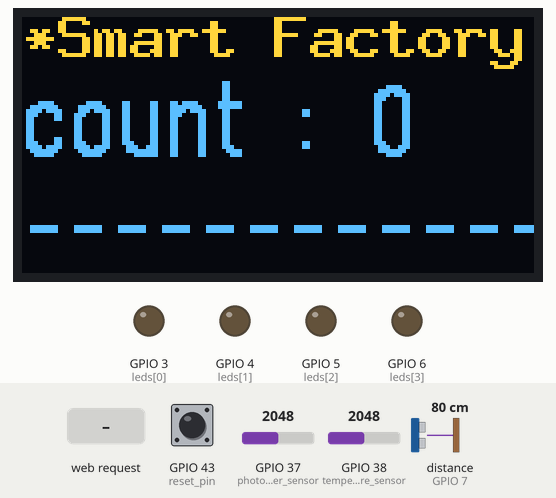
This sketch was run on a simulated ESP32. Parts: 128×64 one-colour display, output pins drawn as LEDs (lit = HIGH). Wiring (inferred from the names in the program): ultrasonic range finder: trigger GPIO 8; echo GPIO 7. Inputs (shaded band) come from the test bench; at power-on: distance to the obstacle (sensor on GPIO 7) 80 cm, GPIO 43 (reset_pin) HIGH, GPIO 37 (photoresister_sensor) = 2048, GPIO 38 (temperature_sensor) = 2048. The echo pulse lasts 58.3 µs per cm; the OLED is the two-colour kind (top 16 rows yellow); WiFi joins after 1.5 s; servers stay silent unless stated; pins used as bus, display or sensor lines are not drawn; what the sketch prints to the serial monitor is not drawn.

Above: at 2.7 s.
2.8 s: distance to the obstacle (sensor on GPIO 7) set to 4 cm
At 3.2 s:
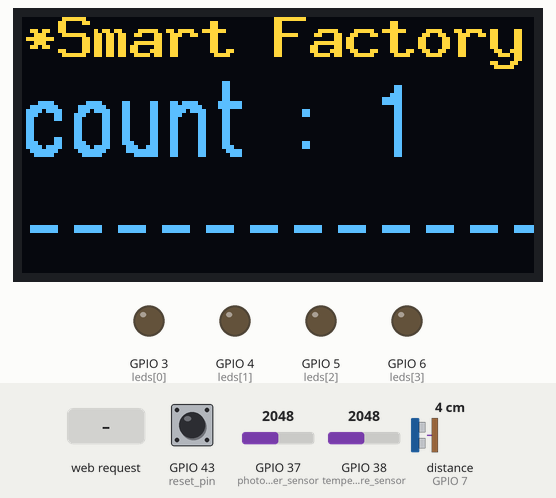
4.3 s: GPIO 43 (reset_pin) pulled LOW for 3.2 s
At 8.9 s:
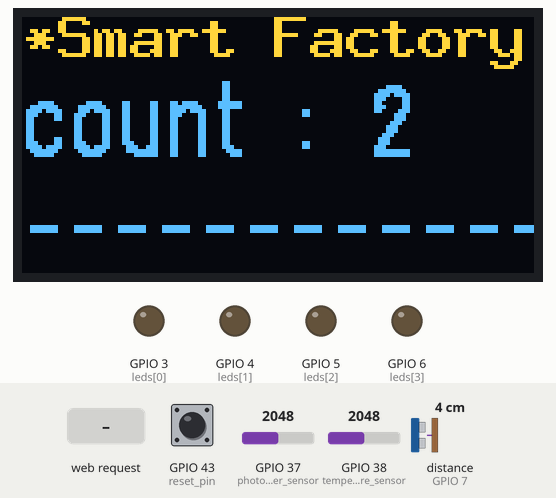
9.5 s: HTTP request GET / received
11.0 s: GPIO 43 (reset_pin) pulled LOW for 0.15 s
At 14.0 s:
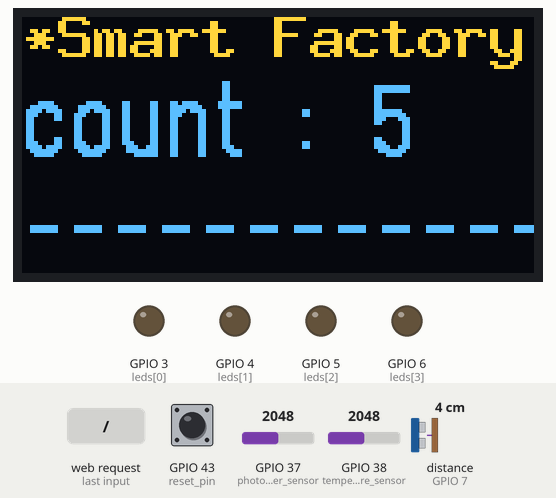
14.1 s: distance to the obstacle (sensor on GPIO 7) set to 2 cm
Timing chart, 0 to 16.6 s (numbered marks = the images above; inputs shaded):
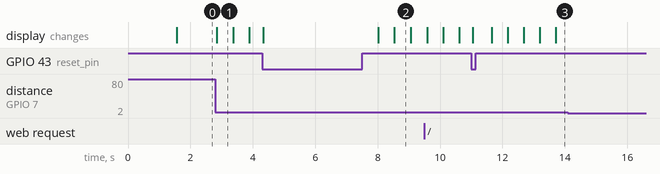

Measured:
- after the input at 2.8 s, the display: changes after 0.05 s (image 1)
- after the input at 14.1 s, every drawn part: stays the same
- what the display in image 1 shows lasts 0.6 s, from 2.8 s to 3.4 s

The sketch:

test_08_webserver0720_3.ino
```cpp
#include "oled_u8g2.h" // Include the library for OLED control
#include <WiFi.h>
#include <WiFiClient.h>
#include <WebServer.h>

const char* ssid = "KEB_INHA";  // WIFI ID
const char* password = "inha4885";  // WIFI PW

OLED_U8G2 oled; // Create an OLED object
WebServer server(80);  // Create a web server object

//-------------------------------------------------------------------------------------------
// ETBoard pin number settings, related variables
//-----------------------------------------------------------------------------------------
int leds[] = {D2, D3, D4, D5}; // LED pin number array (red, blue, green, yellow)
int num_leds = 4;              // Number of LEDs
int buttons[] = {D6, D7, D8, D9}; // Button pin number array (red, blue, green, yellow)
int num_buttons = 4;              // Number of Buttons
int photoresister_sensor = A1; // Photoresistor sensor
int temperature_sensor = A2;   // Temperature sensor
// Variables for calculating the current temperature
int Vo;
double R1 = 10000;
double logR2, R2, T, Tc, Tf;
double c1 = 1.009249522e-03, c2 = 2.378405444e-04, c3 = 2.019202697e-07;
int reset_pin = D6; // Count reset pin (D6 = red button)
int trig_pin = D9;      // TRIG pin setting (ultrasonic transmitter pin)
int echo_pin = D8;      // ECHO pin setting (ultrasonic receiver pin)
int count;      // Counter variable
int pre_time = 0;   // Previous time when an object passed by
int sensor_value;   // Photoresister sensor value

void setupLEDs() { // LED initialization function
  for (int i = 0; i < num_leds; i++) {
    pinMode(leds[i], OUTPUT); // Set all LED pins to OUTPUT mode
  }
}

void setupHardware() { // Count reset ultrasonic pin setup
  pinMode(reset_pin, INPUT);
  pinMode(trig_pin, OUTPUT);
  pinMode(echo_pin, INPUT);
}

void setupWiFi() {
  WiFi.mode(WIFI_STA);    // Set connection mode
  WiFi.begin(ssid, password);  // try to access WIFI
  Serial.println("");
  while (WiFi.status() != WL_CONNECTED) {  // wait for connection
    delay(500);
    Serial.print(".");
  }
  Serial.println("");
  Serial.print("Connected to ");
  Serial.println(ssid);
  Serial.print("IP address: ");
  Serial.println(WiFi.localIP()); // Print assigned IP address when it connected
}

void setup() {
  Serial.begin(115200); // Serial communication speed of the ET board
  setupLEDs(); // Call LED initialization function
  setupHardware(); // Call ultrasonic pin setup function
  oled.setup();
  setupWiFi(); // Call Wi-Fi setup function

  server.on("/", handleRootEvent);  // Set the root URL to call the handleRootEvent function
  server.begin();
  Serial.println("WEB server started");
}

void loop() {
  controlLEDs(); // Call LED control function
  readPhotoResister(); // Call photoresistor measurement function
  readTemperature(); // Call temperature measurement function
  updateCountAndDistance(); // Call object recognition count function
  displayOLED();  // Call OLED display function

  server.handleClient(); // Process incoming client requests
  delay(2);
}

void controlLEDs() {  // LED control function

}

void readPhotoResister(){ // Photoresistor measurement function
  sensor_value = analogRead(photoresister_sensor);   // Save the value measured by the photoresistor sensor
}

void readTemperature() { // Temperature measurement function and conversion to Celsius and Fahrenheit
  int Vo = analogRead(temperature_sensor); // Read the value from the temperature sensor and convert to temperature
  R2 = R1 * (4095.0 / (float)Vo - 1.0);
  logR2 = log(R2);
  T = (1.0 / (c1 + c2 * logR2 + c3 * logR2 * logR2 * logR2));
  Tc = T - 273.15;
  Tf = (Tc * 9.0/5.0) + 32.0;
}

void updateCountAndDistance() { // Count objects recognized through the ultrasonic sensor
    long duration, distance;
    digitalWrite(trig_pin, LOW);
    delayMicroseconds(2);
    digitalWrite(trig_pin, HIGH);
    delayMicroseconds(10);
    digitalWrite(trig_pin, LOW);

    duration = pulseIn (echo_pin, HIGH);
    distance = ((34 * duration) / 1000) / 2;

    if(distance > 2 && distance < 5)
    {
        int now_time = millis();
        if(now_time - pre_time > 500)
        {
            count += 1;
            pre_time = now_time;
        }
    }
     resetButtonCheck();  // Call reset button function
}

void resetButtonCheck() { // Reset button function (resetting the count variable here)
  if (digitalRead(reset_pin) == LOW) {
    Serial.println("count reset");
    count = 0;
  }
}

void displayOLED() {  // OLED display function
  char text1[32] = "count : ";
  char value1[32];
  String str1 = String(count, DEC);
  str1.toCharArray(value1, 6);
  strcat(text1, value1);

  oled.setLine(1, "*Smart Factory");
  oled.setLine(2, text1);
  oled.setLine(3, "---------------------");
  oled.display();
}

void handleRootEvent() {           // Function for handling root URL access
  Serial.println("Main page from ");     // Print info about accessing the page through serial
  String clientIP = server.client().remoteIP().toString();  // Get client's IP address
  String maskedIP = maskIPAddress(clientIP);    // Mask a portion of the client's IP address

  readTemperature(); // Call temperature measurement function
  readPhotoResister(); // Call photoresister measurement function
  updateCountAndDistance(); // Call object count function

  String message = "HyeonJin SmartFactory WebServer\n";
  message += "---------------------------------\n";
  message += "Your IP address: " + maskedIP + "\n";
  message += "Temperature: " + String(Tc) + "C, " + String(Tf) + "F\n";
  message += "Photoresistor Value: " + String(sensor_value) + "\n";
  message += "Object Count: " + String(count);

  server.send(200, "text/plain", message); // Status code 200 (OK), format, message
  Serial.println(message); // Monitoring
}

String maskIPAddress(String ip_address) {
  String masked_ip;

  // Replace portions of the IP address excluding the beginning and end with ***
  int first_dot = ip_address.indexOf('.');
  int last_dot = ip_address.lastIndexOf('.');

  masked_ip += ip_address.substring(0, first_dot + 1);
  masked_ip += "***.***";
  masked_ip += ip_address.substring(last_dot);

  return masked_ip;
}
```

oled_u8g2.cpp
```cpp
/**********************************************************************************
 * Author : SCS
 * Date : 2018.09.30
 * Description : SSD1306 OLED Display
 * Reference: FontUsage.ino in u8g2 examples
 * Modified     : 2022.10.03 : SCS : support arduino uno with ET-Upboard
 **********************************************************************************/

#include "oled_u8g2.h"

#include <Arduino.h>

#include <U8g2lib.h>

#ifdef U8X8_HAVE_HW_SPI
#include <SPI.h>
#endif
#ifdef U8X8_HAVE_HW_I2C
#include <Wire.h>
#endif

// 2018.09.05 : SCS
// U8g2 Contructor (Frame Buffer)
#if defined(ARDUINO_AVR_UNO)
  // Slow
  U8G2_SSD1306_128X64_NONAME_F_SW_I2C u8g2(U8G2_R0, /* clock=*/ A0, /* data=*/ A1, /* reset=*/ U8X8_PIN_NONE);
#elif defined(ESP32)
  // Fast
  U8G2_SSD1306_128X64_NONAME_F_HW_I2C u8g2(U8G2_R0, /* reset=*/ U8X8_PIN_NONE);
#else
  #error "Unknown board"
#endif
// End of constructor

//=================================================================================
OLED_U8G2::OLED_U8G2()
//=================================================================================
{
	lineString[0] = "";
	lineString[1] = "";
	lineString[2] = "";
}

//=================================================================================
void OLED_U8G2::setup(void)
	//=================================================================================
{
  u8g2.begin();
  u8g2.clearBuffer();          // clear the internal memory
}

//=================================================================================
void OLED_U8G2::setLine(int line, char* buffer)
//=================================================================================
{
  if (line < 1 || line > 3) return;
  lineString[line - 1] = buffer;
}

//=================================================================================
void OLED_U8G2::display()
//=================================================================================
{
	// Clear
  u8g2.clearBuffer();          // clear the internal memory

  // First line
  u8g2.setFont(u8g2_font_9x15B_tf);

  u8g2.setCursor(0,10);
  u8g2.print(lineString[0]);

  // Second line
  u8g2.setFont(u8g2_font_logisoso18_tf );

  u8g2.setCursor(0,35);
  u8g2.print(lineString[1]);

  // Third line
  u8g2.setCursor(0,60);
  u8g2.print(lineString[2]);

  // Display
  u8g2.sendBuffer();					// transfer internal memory to the display
}

//=================================================================================
// End of Line
//=================================================================================
```

oled_u8g2.h
```cpp
/**********************************************************************************
 * Author : SCS
 * Date : 2018.09.30
 * Modified     : 2022.10.03 : SCS : support arduino uno with ET-Upboard
**********************************************************************************/

#ifndef OLED_U8G2_H
#define OLED_U8G2_H

#include <Arduino.h>

class OLED_U8G2{

private:
  char* lineString[3];

public:
	OLED_U8G2();
	void setup(void);
  void setLine(int line, char* buffer);
	void display();
};

#endif

//=================================================================================
// End of Line
//=================================================================================
```
